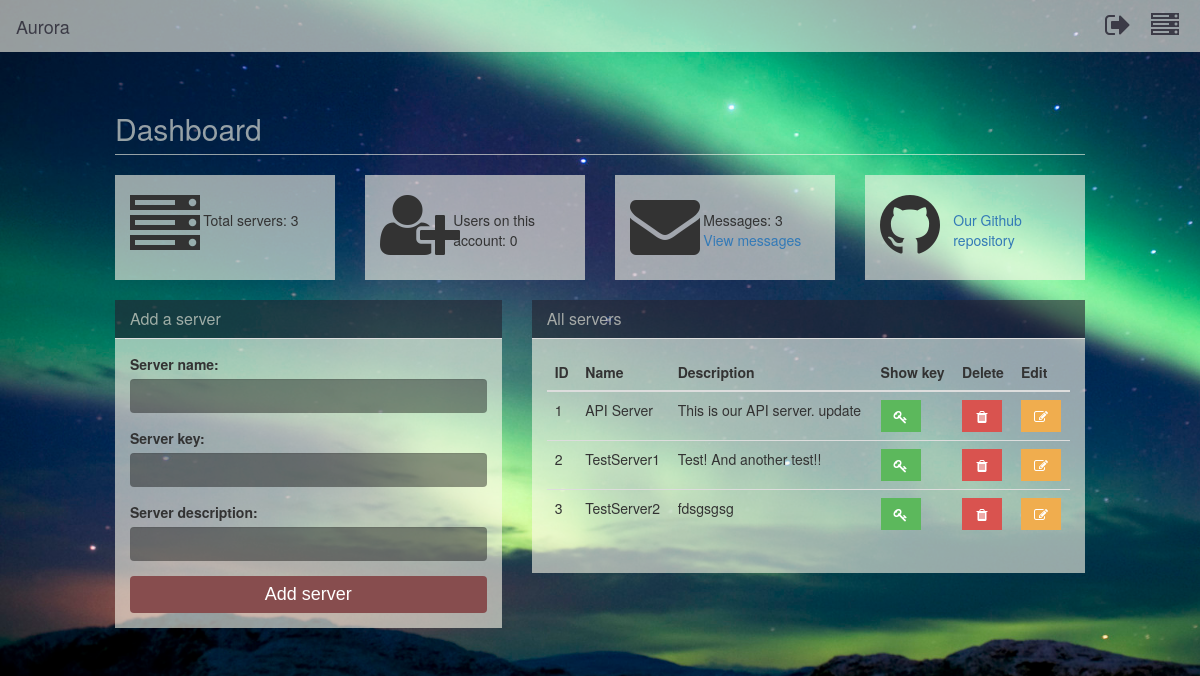
The page /dashboard/ (signed in) on the database its author committed.
### AuroraPlus/models.py (models this page shows)
class Servers(models.Model):
    ID = models.AutoField(primary_key=True)
    User_ID = models.TextField(max_length=10)
    Server_key = models.TextField(max_length=255)
    Server_Name = models.TextField(max_length=50)
    Server_Description = models.TextField(max_length=255)
    Date_Added = models.DateField

### AuroraPlus/views.py (the view, shortened to what this page needs)
# urls.py: url(r'^dashboard/', views.index, name='index'),
@login_required
@csrf_protect
def index(request):
    current_user = request.user
    user_id = current_user.id
    server_list = Monitor.get_servers(user_id)
    if not server_list:
        print server_list
        return HttpResponse("No servers")
    server_count = str(CountUserServers.count_servers(user_id))
    print server_count
    count_messages = GetMessages.count_messages(user_id)
    print count_messages
    if 'Delete' in request.POST.values():
        id = request.POST['id']
    count = User.objects.filter(last_login__startswith=timezone.now().date()).count()
    return render(request, 'index.html',
                  {'server_list': server_list, 'server_count': server_count, 'user_count': count,
                   'message_count': count_messages})

### bin/ServerMonitoring/count_servers.py (called while the page is built)
    @staticmethod
    def count_servers(user_id):
        print user_id
        if user_id is None:
            return 'No servers found.'
        else:
            servers_to_count = Servers.objects.filter(User_ID=user_id).count()
            print servers_to_count
            return servers_to_count

### bin/ServerMonitoring/messages.py (called while the page is built)
    @staticmethod
    def count_messages(user_id):
        print user_id
        if user_id is None:
            return 'No messages found.'
        else:
            messages_to_count = Messages.objects.filter(User_ID=user_id).count()
            print messages_to_count
            return messages_to_count

### bin/ServerMonitoring/monitor.py (called while the page is built)
    @staticmethod
    def get_servers(user_id):
        user_servers = Servers.objects.filter(User_ID=user_id)
        if not user_servers:
            return
        return user_servers

### templates/index.html (shortened to what this page needs)
{% load static from staticfiles %}
{% load current_tags %}
<!DOCTYPE html>
<html lang="en">
<head>
    <link rel="stylesheet" type="text/css" href="{% static "bootstrap/css/bootstrap.min.css" %}"/>
    <link rel="stylesheet" type="text/css" href="{% static "fontawesome/css/font-awesome.min.css" %}">
    <link rel="stylesheet" type="text/css" href="{% static "custom/css/dashboard.css" %}"/>
    <link rel="stylesheet" type="text/css" href="{% static "custom/css/navbar.css" %}"/>
    <link rel="stylesheet" type="text/css" href="{% static "custom/css/sidebar.css" %}"/>
</head>
<body>
{% include 'top.html' %}
<div class="col-lg-10 col-lg-offset-1">
    <h2 class="page-header dashboard-title">Dashboard</h2>
    <div class="row">
        <div class="col-md-3">
            <div class="panel panel-default dashboardpanel">
                <div class="panel-body">
                    <div class="row row-table">
                        <div class="col-xs-4">
                            <i class="fa fa-server fa-5x"></i>
                        </div>
                        <div class="col-xs-8">
                            <br>
                            {% for item in server_count %}
                                <p>Total servers: {{ item }}</p>
                            {% endfor %}
                        </div>
                    </div>
                </div>
            </div>
        </div>
        <div class="col-md-3">
            <div class="panel panel-default dashboardpanel">
                <div class="panel-body">
                    <div class="row row-table">
                        <div class="col-xs-4">
                            <i class="fa fa-user-plus fa-5x"></i>
                        </div>
                        <div class="col-xs-8">
                            <br>
                            <p>Users on this account: {{ user_count }}</p>
                        </div>
                    </div>
                </div>
            </div>
        </div>
        <div class="col-md-3">
            <div class="panel panel-default dashboardpanel">
                <div class="panel-body">
                    <div class="row row-table">
                        <div class="col-xs-4">
                            <i class="fa fa-envelope fa-5x"></i>
                        </div>
                        <div class="col-xs-8">
                            <br>
                            <p>
                                Messages: {{ message_count }}
                                <br>
                                <a href="/messages/0">View messages</a>
                            </p>
                        </div>
                    </div>
                </div>
            </div>
        </div>
        <div class="col-md-3">
            <div class="panel panel-default dashboardpanel">
                <div class="panel-body">
                    <div class="row row-table">
                        <div class="col-xs-4">
                            <i class="fa fa-github fa-5x"></i>
                        </div>
                        <div class="col-xs-8">
                            <p>
                                <br>
                                <a href="https://github.com/Evert-Arends/AuroraPlus">Our Github repository</a>
                            </p>
                        </div>
                    </div>
                </div>
            </div>
        </div>
    </div>
    <div class="row">
        <div class="col-md-5">
            <div class="panel panel-default dashboardpanel">
                <div class="panel-heading">
                    <h2 class="panel-title">Add a server</h2>
                </div>
                <div class="panel-body">
                    <form id="addserver" action="/dashboard/" method="post">
                        <div class="form-group">
                            <label for="Name">Server name:</label>
                            <input type="text" class="form-control dashboard-input" name="Name" id="Name" maxlength="50"
                                   required>
                        </div>
                        <div class="form-group">
                            <label for="Key">Server key:</label>
                            <input type="text" class="form-control dashboard-input" name="Key" id="Key" maxlength="50"
                                   required>
                        </div>
                        <div class="form-group">
                            <label for="ServerDescription">Server description:</label>
                            <input type="text" class="form-control dashboard-input" name="ServerDescription"
                                   id="ServerDescription" maxlength="50" required>
                        </div>
                        <button type="submit" class="btn btn-default dashboard-button">Add server</button>
                    </form>
                </div>
            </div>
        </div>
        <div class="col-md-7">
            <div class="panel panel-default dashboardpanel">
                <div class="panel-heading">
                    <h2 class="panel-title">All servers</h2>
                </div>
                <div class="panel-body custom-scroll">
                    <table class="table">
                        <thead>
                        <tr>
                            <th>ID</th>
                            <th>Name</th>
                            <th>Description</th>
                            <th>Show key</th>
                            <th>Delete</th>
                            <th>Edit</th>
                        </tr>
                        </thead>
                        <tbody>
                        {% for item in server_list %}
                            <tr class="default">
                                <td>{{ item.ID }}</td>
                                <td>{{ item.Server_Name }}</td>
                                <td>{{ item.Server_Description }}</td>
                                <td>
                                    <a class="btn btn-success view-key toggler" href="#" data-prod-cat={{ item.ID }}>
                                        <i class="fa fa-key"></i>
                                    </a>
                                </td>
                                <td>
                                    <a class="btn btn-danger deletebutton" href="/server/delete/{{ item.ID }}">
                                        <i class="fa fa-trash"></i>
                                    </a>
                                </td>
                                <td>
                                    <a class="btn btn-warning editbutton" href="/server/edit/{{ item.ID }}">
                                        <i class="fa fa-edit"></i>
                                    </a>
                                </td>
                            </tr>
                        {% endfor %}
                        </tbody>
                    </table>
                </div>
            </div>
        </div>
    </div>
</div>
</body>
</html>

### static/custom/css/dashboard.css (style rules this page uses)
html, body { overflow-x: hidden; background: url("/static/images/background.jpg") no-repeat !important; background-size: cover !important; height: 100% !important; width: 100% !important; }
.dashboard-title { color: rgba(250, 248, 233, 0.6); border-color: rgba(250, 248, 233, 0.6); }
.deletebutton { border: none !important; border-radius: 0 !important; width: 40px !important; }
.editbutton { border: none !important; border-radius: 0 !important; width: 40px !important; }
.view-key { border: none !important; border-radius: 0 !important; width: 40px !important; }
.dashboardpanel { border-style: none !important; border-radius: 0 !important; box-shadow: none !important; background-color: transparent !important; }
.dashboardpanel > .panel-heading { background-color: rgba(36, 34, 47, 0.6) !important; border-radius: 0px !important; }
.dashboardpanel > .panel-heading > .panel-title { color: rgba(250, 248, 233, 0.6) !important; border-radius: 0px !important; }
.dashboardpanel > .panel-body { background-color: rgba(250, 248, 233, 0.6) !important; border-style: none !important; min-height: 105px; }
.custom-scroll { overflow: hidden; overflow-x: scroll; }
.dashboard-button { width: 100%; background-color: rgb(135, 77, 78) !important; font-size: 18px; border-style: none !important; color: white !important; font-family: 'Harmattan', sans-serif; }
.dashboard-input { background-color: rgba(0, 0, 0, 0.4) !important; border-style: none !important; color: white !important; font-family: 'Harmattan', sans-serif; }

### rows shown on the page
Servers: ID "1", Server_Name "API Server", Server_Description "This is our API server. update"
Servers: ID "2", Server_Name "TestServer1", Server_Description "Test! And another test!!"
Servers: ID "3", Server_Name "TestServer2", Server_Description "fdsgsgsg"

### other values the page prints
{{ item }} "3"
{{ user_count }} "0"
{{ message_count }} "3"
